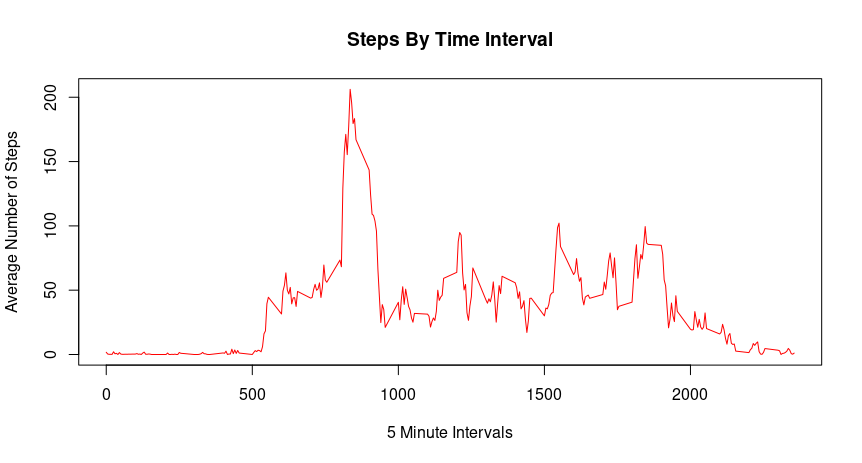

This figure's R source:
stepsPerInterval <- activity %>%
  group_by(interval) %>%
  summarize(meansteps = mean(steps, na.rm = TRUE))

plot(stepsPerInterval$meansteps ~ stepsPerInterval$interval,
     col="red", type="l", xlab = "5 Minute Intervals", ylab = "Average Number of Steps",
     main = "Steps By Time Interval")

print(paste("5-Minute Interval containing the most steps on average: ",stepsPerInterval$interval[which.max(stepsPerInterval$meansteps)]))

print(paste("Average steps for that interval: ",round(max(stepsPerInterval$meansteps))))
